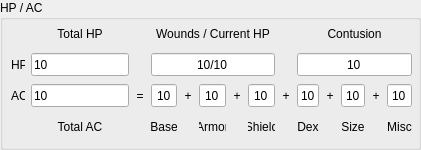
   <widget class="QGroupBox" name="HpAcBox">
    <property name="geometry">
     <rect>
      <x>840</x>
      <y>0</y>
      <width>421</width>
      <height>150</height>
     </rect>
    </property>
    <property name="maximumSize">
     <size>
      <width>2000</width>
      <height>2000</height>
     </size>
    </property>
    <property name="title">
     <string>HP / AC</string>
    </property>
    <widget class="QWidget" name="layoutWidget">
     <property name="geometry">
      <rect>
       <x>11</x>
       <y>20</y>
       <width>401</width>
       <height>121</height>
      </rect>
     </property>
     <layout class="QGridLayout" name="HpAcLayout">
      <item row="0" column="1">
       <widget class="QLabel" name="hp_ac_hp_total_label">
        <property name="minimumSize">
         <size>
          <width>0</width>
          <height>23</height>
         </size>
        </property>
        <property name="maximumSize">
         <size>
          <width>100000</width>
          <height>23</height>
         </size>
        </property>
        <property name="text">
         <string>Total HP</string>
        </property>
        <property name="alignment">
         <set>Qt::AlignCenter</set>
        </property>
       </widget>
      </item>
      <item row="0" column="3" colspan="5">
       <widget class="QLabel" name="hp_ac_hp_hp_wounds_current_hp_label">
        <property name="minimumSize">
         <size>
          <width>0</width>
          <height>23</height>
         </size>
        </property>
        <property name="maximumSize">
         <size>
          <width>140</width>
          <height>23</height>
         </size>
        </property>
        <property name="text">
         <string>Wounds / Current HP</string>
        </property>
        <property name="alignment">
         <set>Qt::AlignCenter</set>
        </property>
       </widget>
      </item>
      <item row="1" column="0">
       <widget class="QLabel" name="hp_ac_hp_label">
        <property name="maximumSize">
         <size>
          <width>14</width>
          <height>23</height>
         </size>
        </property>
        <property name="text">
         <string>HP</string>
        </property>
       </widget>
      </item>
      <item row="1" column="1">
       <widget class="QLineEdit" name="hp_ac_hp_total">
        <property name="sizePolicy">
         <sizepolicy hsizetype="Preferred" vsizetype="Preferred">
          <horstretch>0</horstretch>
          <verstretch>0</verstretch>
         </sizepolicy>
        </property>
        <property name="minimumSize">
         <size>
          <width>0</width>
          <height>23</height>
         </size>
        </property>
        <property name="maximumSize">
         <size>
          <width>1000</width>
          <height>23</height>
         </size>
        </property>
        <property name="baseSize">
         <size>
          <width>200</width>
          <height>0</height>
         </size>
        </property>
        <property name="text">
         <string>10</string>
        </property>
       </widget>
      </item>
      <item row="2" column="0">
       <widget class="QLabel" name="hp_ac_ac_label">
        <property name="maximumSize">
         <size>
          <width>14</width>
          <height>23</height>
         </size>
        </property>
        <property name="text">
         <string>AC</string>
        </property>
       </widget>
      </item>
      <item row="2" column="1">
       <widget class="QLineEdit" name="hp_ac_ac_total">
        <property name="sizePolicy">
         <sizepolicy hsizetype="Preferred" vsizetype="Preferred">
          <horstretch>0</horstretch>
          <verstretch>0</verstretch>
         </sizepolicy>
        </property>
        <property name="minimumSize">
         <size>
          <width>0</width>
          <height>23</height>
         </size>
        </property>
        <property name="maximumSize">
         <size>
          <width>1000</width>
          <height>23</height>
         </size>
        </property>
        <property name="text">
         <string>10</string>
        </property>
       </widget>
      </item>
      <item row="2" column="2">
       <widget class="QLabel" name="_eq_sign_3">
        <property name="sizePolicy">
         <sizepolicy hsizetype="Minimum" vsizetype="Minimum">
          <horstretch>0</horstretch>
          <verstretch>0</verstretch>
         </sizepolicy>
        </property>
        <property name="minimumSize">
         <size>
          <width>10</width>
          <height>0</height>
         </size>
        </property>
        <property name="maximumSize">
         <size>
          <width>10</width>
          <height>23</height>
         </size>
        </property>
        <property name="text">
         <string>=</string>
        </property>
        <property name="alignment">
         <set>Qt::AlignCenter</set>
        </property>
       </widget>
      </item>
      <item row="2" column="3">
       <widget class="QLineEdit" name="hp_ac_ac_base">
        <property name="minimumSize">
         <size>
          <width>0</width>
          <height>23</height>
         </size>
        </property>
        <property name="maximumSize">
         <size>
          <width>26</width>
          <height>23</height>
         </size>
        </property>
        <property name="text">
         <string>10</string>
        </property>
        <property name="alignment">
         <set>Qt::AlignCenter</set>
        </property>
       </widget>
      </item>
      <item row="2" column="4">
       <widget class="QLabel" name="_plus_sign_12">
        <property name="sizePolicy">
         <sizepolicy hsizetype="Minimum" vsizetype="Minimum">
          <horstretch>0</horstretch>
          <verstretch>0</verstretch>
         </sizepolicy>
        </property>
        <property name="minimumSize">
         <size>
          <width>10</width>
          <height>0</height>
         </size>
        </property>
        <property name="maximumSize">
         <size>
          <width>10</width>
          <height>23</height>
         </size>
        </property>
        <property name="text">
         <string>+</string>
        </property>
        <property name="alignment">
         <set>Qt::AlignCenter</set>
        </property>
       </widget>
      </item>
      <item row="2" column="5">
       <widget class="QLineEdit" name="hp_ac_ac_armor_bonus">
        <property name="minimumSize">
         <size>
          <width>0</width>
          <height>23</height>
         </size>
        </property>
        <property name="maximumSize">
         <size>
          <width>27</width>
          <height>23</height>
         </size>
        </property>
        <property name="text">
         <string>10</string>
        </property>
        <property name="alignment">
         <set>Qt::AlignCenter</set>
        </property>
       </widget>
      </item>
      <item row="2" column="6">
       <widget class="QLabel" name="_plus_sign_11">
        <property name="sizePolicy">
         <sizepolicy hsizetype="Minimum" vsizetype="Minimum">
          <horstretch>0</horstretch>
          <verstretch>0</verstretch>
         </sizepolicy>
        </property>
        <property name="minimumSize">
         <size>
          <width>10</width>
          <height>0</height>
         </size>
        </property>
        <property name="maximumSize">
         <size>
          <width>10</width>
          <height>23</height>
         </size>
        </property>
        <property name="text">
         <string>+</string>
        </property>
        <property name="alignment">
         <set>Qt::AlignCenter</set>
        </property>
       </widget>
      </item>
      <item row="2" column="7">
       <widget class="QLineEdit" name="hp_ac_ac_shield_bonus">
        <property name="minimumSize">
         <size>
          <width>0</width>
          <height>23</height>
         </size>
        </property>
        <property name="maximumSize">
         <size>
          <width>27</width>
          <height>23</height>
         </size>
        </property>
        <property name="text">
         <string>10</string>
        </property>
        <property name="alignment">
         <set>Qt::AlignCenter</set>
        </property>
       </widget>
      </item>
      <item row="2" column="8">
       <widget class="QLabel" name="_plus_sign_13">
        <property name="sizePolicy">
         <sizepolicy hsizetype="Minimum" vsizetype="Minimum">
          <horstretch>0</horstretch>
          <verstretch>0</verstretch>
         </sizepolicy>
        </property>
        <property name="minimumSize">
         <size>
          <width>10</width>
          <height>0</height>
         </size>
        </property>
        <property name="maximumSize">
         <size>
          <width>10</width>
          <height>23</height>
         </size>
        </property>
        <property name="text">
         <string>+</string>
        </property>
        <property name="alignment">
         <set>Qt::AlignCenter</set>
        </property>
       </widget>
      </item>
      <item row="2" column="9">
       <widget class="QLineEdit" name="hp_ac_ac_dex_bonus">
        <property name="minimumSize">
         <size>
          <width>0</width>
          <height>23</height>
         </size>
        </property>
        <property name="maximumSize">
         <size>
          <width>27</width>
          <height>23</height>
         </size>
        </property>
        <property name="text">
         <string>10</string>
        </property>
        <property name="alignment">
         <set>Qt::AlignCenter</set>
        </property>
       </widget>
      </item>
      <item row="2" column="10">
       <widget class="QLabel" name="_plus_sign_14">
        <property name="sizePolicy">
         <sizepolicy hsizetype="Minimum" vsizetype="Minimum">
          <horstretch>0</horstretch>
          <verstretch>0</verstretch>
         </sizepolicy>
        </property>
        <property name="minimumSize">
         <size>
          <width>10</width>
          <height>0</height>
         </size>
        </property>
        <property name="maximumSize">
         <size>
          <width>10</width>
          <height>23</height>
         </size>
        </property>
        <property name="text">
         <string>+</string>
        </property>
        <property name="alignment">
         <set>Qt::AlignCenter</set>
        </property>
       </widget>
      </item>
      <item row="2" column="11">
       <widget class="QLineEdit" name="hp_ac_ac_size_bonus">
        <property name="minimumSize">
         <size>
          <width>0</width>
          <height>23</height>
         </size>
        </property>
        <property name="maximumSize">
         <size>
          <width>27</width>
          <height>23</height>
         </size>
        </property>
        <property name="text">
         <string>10</string>
        </property>
        <property name="alignment">
         <set>Qt::AlignCenter</set>
        </property>
       </widget>
      </item>
      <item row="2" column="12">
       <widget class="QLabel" name="_plus_sign_15">
        <property name="sizePolicy">
         <sizepolicy hsizetype="Minimum" vsizetype="Minimum">
          <horstretch>0</horstretch>
          <verstretch>0</verstretch>
         </sizepolicy>
        </property>
        <property name="minimumSize">
         <size>
          <width>10</width>
          <height>0</height>
         </size>
        </property>
        <property name="maximumSize">
         <size>
          <width>10</width>
          <height>23</height>
         </size>
        </property>
        <property name="text">
         <string>+</string>
        </property>
        <property name="alignment">
         <set>Qt::AlignCenter</set>
        </property>
       </widget>
      </item>
      <item row="2" column="13">
       <widget class="QLineEdit" name="hp_ac_ac_misc_bonus">
        <property name="minimumSize">
         <size>
          <width>0</width>
          <height>23</height>
         </size>
        </property>
        <property name="maximumSize">
         <size>
          <width>26</width>
          <height>23</height>
         </size>
        </property>
        <property name="text">
         <string>10</string>
        </property>
        <property name="alignment">
         <set>Qt::AlignCenter</set>
        </property>
       </widget>
      </item>
      <item row="3" column="1">
       <widget class="QLabel" name="hp_ac_ac_total_label">
        <property name="minimumSize">
         <size>
          <width>0</width>
          <height>23</height>
         </size>
        </property>
        <property name="maximumSize">
         <size>
          <width>1000</width>
          <height>23</height>
         </size>
        </property>
        <property name="text">
         <string>Total AC</string>
        </property>
        <property name="alignment">
         <set>Qt::AlignCenter</set>
        </property>
       </widget>
      </item>
      <item row="3" column="3">
       <widget class="QLabel" name="hp_ac_ac_base_bonus_label">
        <property name="minimumSize">
         <size>
          <width>0</width>
          <height>23</height>
         </size>
        </property>
        <property name="maximumSize">
         <size>
          <width>26</width>
          <height>23</height>
         </size>
        </property>
        <property name="text">
         <string>Base</string>
        </property>
        <property name="alignment">
         <set>Qt::AlignCenter</set>
        </property>
       </widget>
      </item>
      <item row="3" column="5">
       <widget class="QLabel" name="hp_ac_ac_armor_bonus_label">
        <property name="minimumSize">
         <size>
          <width>0</width>
          <height>23</height>
         </size>
        </property>
        <property name="maximumSize">
         <size>
          <width>27</width>
          <height>23</height>
         </size>
        </property>
        <property name="text">
         <string>Armor</string>
        </property>
        <property name="alignment">
         <set>Qt::AlignCenter</set>
        </property>
       </widget>
      </item>
      <item row="3" column="7">
       <widget class="QLabel" name="hp_ac_ac_shield_bonus_label">
        <property name="minimumSize">
         <size>
          <width>0</width>
          <height>23</height>
         </size>
        </property>
        <property name="maximumSize">
         <size>
          <width>27</width>
          <height>23</height>
         </size>
        </property>
        <property name="text">
         <string>Shield</string>
        </property>
        <property name="alignment">
         <set>Qt::AlignCenter</set>
        </property>
       </widget>
      </item>
      <item row="3" column="9">
       <widget class="QLabel" name="hp_ac_ac_dex_bonus_label">
        <property name="minimumSize">
         <size>
          <width>0</width>
          <height>23</height>
         </size>
        </property>
        <property name="maximumSize">
         <size>
          <width>27</width>
          <height>23</height>
         </size>
        </property>
        <property name="text">
         <string>Dex</string>
        </property>
        <property name="alignment">
         <set>Qt::AlignCenter</set>
        </property>
       </widget>
      </item>
      <item row="3" column="11">
       <widget class="QLabel" name="hp_ac_ac_size_bonus_label">
        <property name="minimumSize">
         <size>
          <width>0</width>
          <height>23</height>
         </size>
        </property>
        <property name="maximumSize">
         <size>
          <width>27</width>
          <height>23</height>
         </size>
        </property>
        <property name="text">
         <string>Size</string>
        </property>
        <property name="alignment">
         <set>Qt::AlignCenter</set>
        </property>
       </widget>
      </item>
      <item row="3" column="13">
       <widget class="QLabel" name="hp_ac_ac_misc_bonus_label">
        <property name="minimumSize">
         <size>
          <width>0</width>
          <height>23</height>
         </size>
        </property>
        <property name="maximumSize">
         <size>
          <width>26</width>
          <height>23</height>
         </size>
        </property>
        <property name="text">
         <string>Misc</string>
        </property>
        <property name="alignment">
         <set>Qt::AlignCenter</set>
        </property>
       </widget>
      </item>
      <item row="1" column="3" colspan="5">
       <widget class="QLineEdit" name="hp_ac_hp_hp_wounds_current_hp">
        <property name="minimumSize">
         <size>
          <width>0</width>
          <height>23</height>
         </size>
        </property>
        <property name="maximumSize">
         <size>
          <width>140</width>
          <height>23</height>
         </size>
        </property>
        <property name="text">
         <string>10/10</string>
        </property>
        <property name="alignment">
         <set>Qt::AlignCenter</set>
        </property>
       </widget>
      </item>
      <item row="1" column="9" colspan="5">
       <widget class="QLineEdit" name="hp_ac_hp_contusion">
        <property name="minimumSize">
         <size>
          <width>0</width>
          <height>23</height>
         </size>
        </property>
        <property name="maximumSize">
         <size>
          <width>140</width>
          <height>23</height>
         </size>
        </property>
        <property name="text">
         <string>10</string>
        </property>
        <property name="alignment">
         <set>Qt::AlignCenter</set>
        </property>
       </widget>
      </item>
      <item row="0" column="9" colspan="5">
       <widget class="QLabel" name="hp_ac_contusion_label">
        <property name="sizePolicy">
         <sizepolicy hsizetype="Preferred" vsizetype="Preferred">
          <horstretch>0</horstretch>
          <verstretch>0</verstretch>
         </sizepolicy>
        </property>
        <property name="minimumSize">
         <size>
          <width>0</width>
          <height>23</height>
         </size>
        </property>
        <property name="maximumSize">
         <size>
          <width>140</width>
          <height>23</height>
         </size>
        </property>
        <property name="text">
         <string>Contusion</string>
        </property>
        <property name="alignment">
         <set>Qt::AlignCenter</set>
        </property>
       </widget>
      </item>
     </layout>
    </widget>
   </widget>
